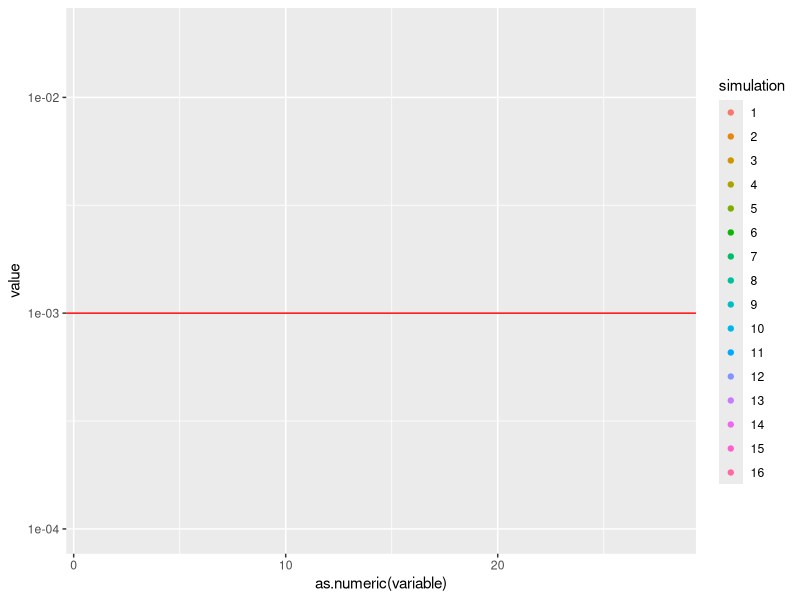

This figure's R source:
library(reshape2)
library(ggplot2)
library(scales)

data <- read.table('constant-size-estimates.txt', header=FALSE)

# transforming since it wasn't done in the output when I simulated this data
thetas <- cbind(simulation=factor(1:nrow(data)), 2/data[,-ncol(data)])
names(thetas) <- c('simulation', 1:28)

qplot(as.numeric(variable), value, color=simulation, #geom='line', 
      data=melt(thetas, id.vars='simulation')) +
  geom_hline(yintercept=0.001, col='red') + 
  scale_y_continuous(trans=log10_trans(), limits=c(0.0001, 0.02))

